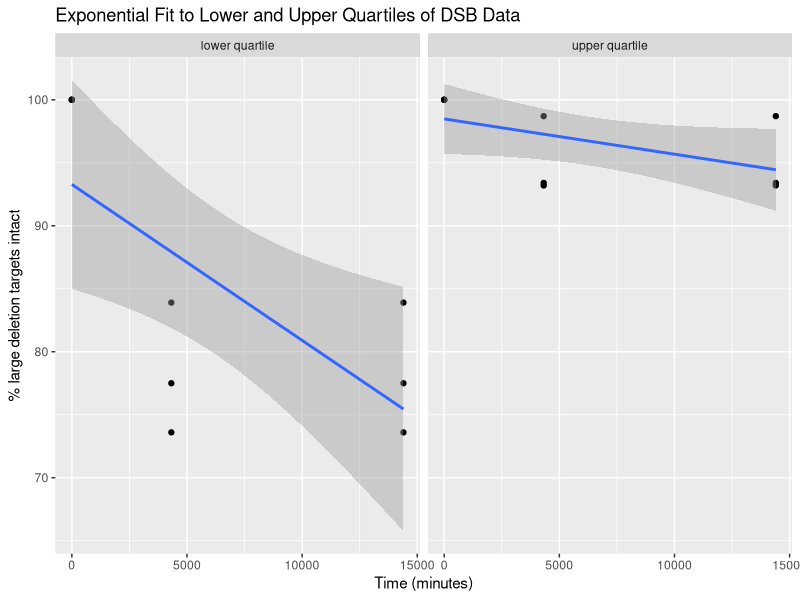

This figure's R source:
# data from the large multiplexed deletions of Table 5 in
#http://www.nature.com/ncomms/2015/150218/ncomms7244/fig_tab/ncomms7244_T1.html
# which gives % large deletions at 3 days (4320 min) and at 10 days (14400 min)
percent_intact_4320 <- rep(100, 10) - c(6.6, 10.3, 11.9, 12.4, 16.1, 1.3, 13.2,
                                      6.8, 22.5, 26.4)
percent_intact_14400 <- rep(100, 9) - c(9.3, 14, 14.4, 13.3, 16.9, 11, 7.1,
                                        20.9, 24.7)

quantile_4320 <- quantile(percent_intact_4320)
quantile_14400 <- quantile(percent_intact_14400)

# Find data in lower quartile, adding 3 data points for time = 0
lower_4320 <- percent_intact_4320[percent_intact_4320 <= quantile_4320["25%"]]
lower_14400 <- percent_intact_4320[percent_intact_4320 <= quantile_4320["25%"]]

del_data <- data.frame(minutes = c(rep(0.00001,3), rep(4320,length(lower_4320)),
                                   rep(14400, length(lower_14400))),
                       percent_intact = c(rep(100, 3), lower_4320, lower_14400),
                       quartile = rep("lower quartile",
                                      3 +length(lower_4320) + length(lower_14400)));

# Add equivalent data from upper quartile
upper_4320 <- percent_intact_4320[percent_intact_4320 >= quantile_4320["75%"]]
upper_14400 <- percent_intact_4320[percent_intact_4320 >= quantile_4320["75%"]]

del_data <- rbind(del_data,
            data.frame(minutes = c(rep(0.00001,3), rep(4320,length(upper_4320)),
                                   rep(14400, length(upper_14400))),
                      percent_intact = c(rep(100, 3), upper_4320, upper_14400),
                      quartile = rep("upper quartile",
                                      3 +length(upper_4320) + length(upper_14400))))

# Plot with exponential fits
library(ggplot2)
ggplot(data=del_data, aes(x=minutes, y=percent_intact)) + 
  ylab("% large deletion targets intact") + xlab("Time (minutes)") + 
  ggtitle("Exponential Fit to Lower and Upper Quartiles of DSB Data") +
  geom_point() + geom_smooth(method = "glm", family = gaussian(link="log")) +
  facet_grid(. ~ quartile)

# Find decay constant via exponential models
model_lower <- nls(percent_intact ~ I(exp(a+minutes*b)),
                   data = del_data[which(del_data$quartile == "lower quartile"),],
                   start = list(a=0, b=0), trace = T)
model_upper <- nls(percent_intact ~ I(exp(a+minutes*b)),
                   data = del_data[which(del_data$quartile == "upper quartile"),],
                   start = list(a=0, b=0), trace = T)

decay_lower <- coef(model_lower)[2]
decay_upper <- coef(model_upper)[2]



